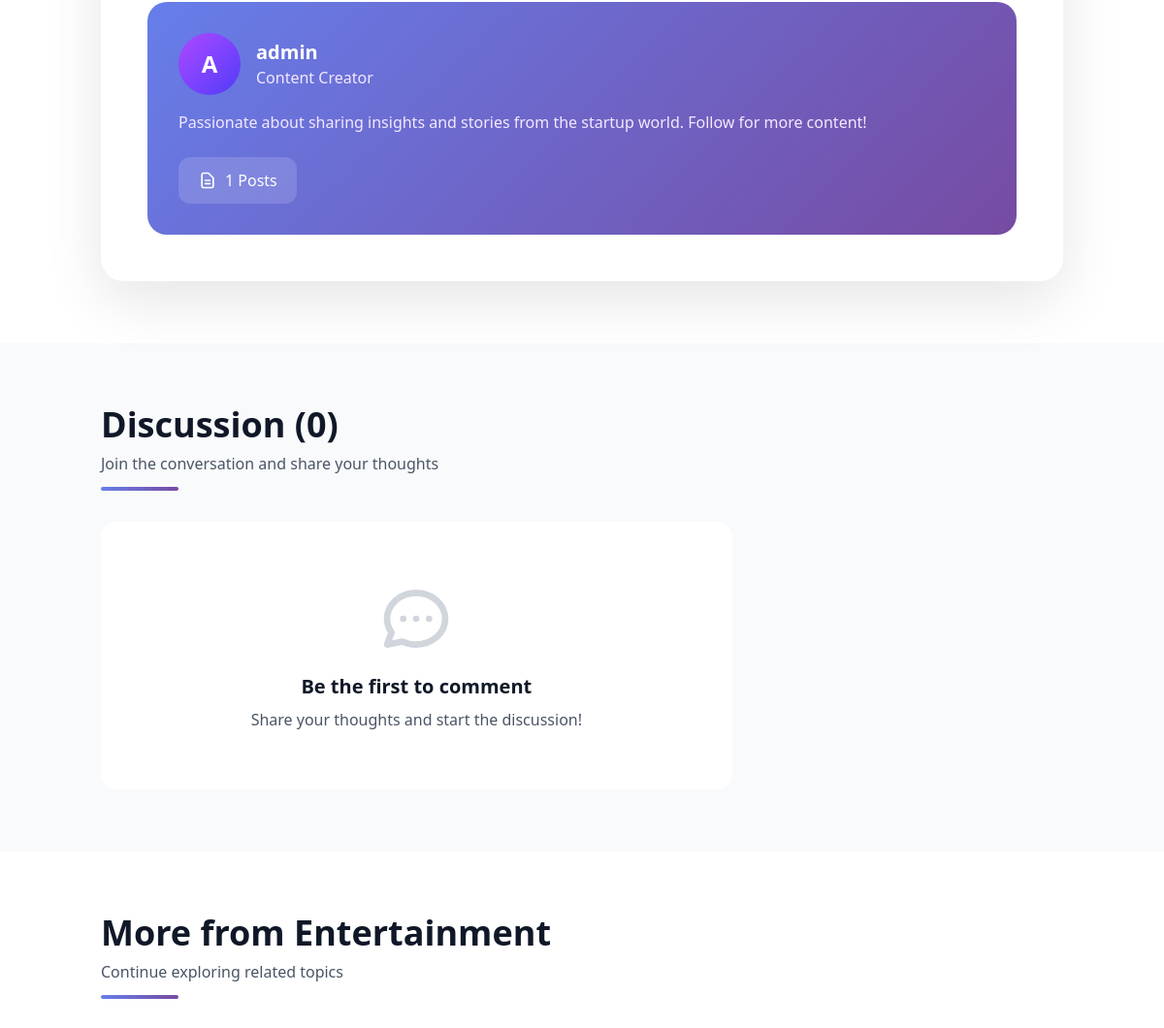
The app's page /detail/7/ (middle part), older data.
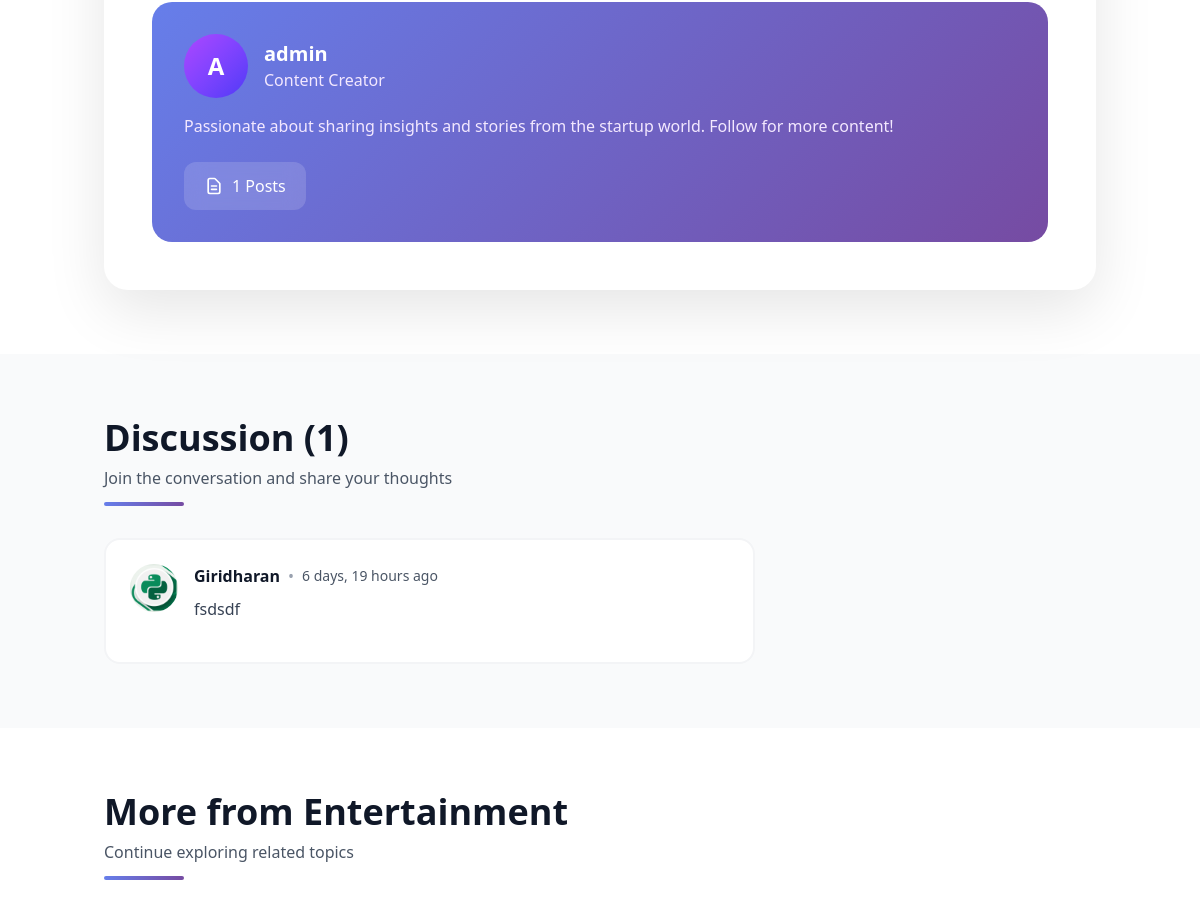
The same page, newer data.
### blog/models.py (models this page shows, shortened)
class Blog(models.Model):
    title = models.CharField(max_length=200)
    content = models.TextField()
    image = models.ImageField(upload_to='blog_images/', blank=True, null=True)
    category = models.ForeignKey(Category, on_delete=models.SET_NULL, null=True)
    author = models.ForeignKey(User, on_delete=models.CASCADE)
    published_date = models.DateTimeField(default=timezone.now)
    created_at = models.DateTimeField(auto_now_add=True)
    updated_at = models.DateTimeField(auto_now=True)

class Category(models.Model):
    name = models.CharField(max_length=100, unique=True)
    class Meta:
        verbose_name_plural = "Categories"

class Comment(models.Model):
    blog = models.ForeignKey(Blog, on_delete=models.CASCADE, related_name='comments')
    author = models.ForeignKey(User, on_delete=models.CASCADE)
    content = models.TextField()
    created_at = models.DateTimeField(auto_now_add=True)

class UserProfile(models.Model):
    user = models.OneToOneField(User, on_delete=models.CASCADE)
    profile_picture = models.ImageField(upload_to='profile_pics/', blank=True, null=True)
    google_id = models.CharField(max_length=100, blank=True, null=True)  # Optional: Store Google user ID
    full_name = models.CharField(max_length=255, blank=True, null=True)  # Optional: Store Google name

### blog/views.py (the view, shortened to what this page needs)
# urls.py: path('detail/<int:id>/', views.blog_detail, name='blog_detail'),
def blog_detail(request, id):
    blog = get_object_or_404(Blog, id=id)
    comments = blog.comments.all()
    related_blogs = Blog.objects.filter(category=blog.category).exclude(id=blog.id)[:3]
    comment_form = CommentForm() if request.user.is_authenticated else None
    return render(request, 'blog/blog_detail.html', {
        'blog': blog,
        'comments': comments,
        'related_blogs': related_blogs,
        'comment_form': comment_form
    })

### blog/templates/blog/blog_detail.html (shortened to what this page needs)
{% extends 'blog/base.html' %}
{% load static %}
{% block content %}
<div class="container mx-auto px-4 pb-16">
    <div class="blog-content-card p-8 lg:p-12 max-w-6xl mx-auto fade-in">
        <div class="author-card">
            <div class="flex items-center gap-4 mb-4">
                <div class="w-16 h-16 rounded-full bg-gradient-to-br from-purple-500 to-indigo-600 flex items-center justify-center text-white font-bold text-2xl">
                    {{ blog.author.username|slice:":1"|upper }}
                </div>
                <div>
                    <h3 class="text-xl font-bold">{{ blog.author.username }}</h3>
                    <p class="text-purple-100">Content Creator</p>
                </div>
            </div>
            <p class="text-purple-100 mb-6">Passionate about sharing insights and stories from the startup world. Follow for more content!</p>
            <div class="flex flex-wrap gap-3">
                <div class="stats-badge">
                    <svg class="w-5 h-5" fill="none" stroke="currentColor" viewBox="0 0 24 24">
                        <path stroke-linecap="round" stroke-linejoin="round" stroke-width="2" d="M9 12h6m-6 4h6m2 5H7a2 2 0 01-2-2V5a2 2 0 012-2h5.586a1 1 0 01.707.293l5.414 5.414a1 1 0 01.293.707V19a2 2 0 01-2 2z"></path>
                    </svg>
                    <span>{{ blog.author.blog_set.count }} Posts</span>
                </div>
            </div>
        </div>
    </div>
</div>
<section class="bg-gray-50 py-16">
    <div class="container mx-auto px-4">
        <div class="max-w-6xl mx-auto">
            <div class="section-header mb-8">
                <h2 class="text-3xl lg:text-4xl font-bold text-gray-900">Discussion ({{ comments|length }})</h2>
                <p class="text-gray-600 mt-2">Join the conversation and share your thoughts</p>
            </div>
            <div class="grid grid-cols-1 lg:grid-cols-3 gap-8">
                <div class="lg:col-span-2 space-y-6">
                    {% for comment in comments %}
                        <div class="comment-card fade-in">
                            <div class="flex items-start gap-4">
                                {% with comment_author_profile=comment.author.userprofile %}
                                    {% if comment_author_profile.profile_picture %}
                                        <img src="{{ comment_author_profile.profile_picture.url }}"
                                             alt="{{ comment.author.username }}"
                                             class="w-12 h-12 rounded-full object-cover flex-shrink-0">
                                    {% else %}
                                        <div class="w-12 h-12 rounded-full bg-gradient-to-br from-purple-500 to-indigo-600 flex items-center justify-center text-white font-bold text-lg flex-shrink-0">
                                            {{ comment.author.username|slice:":1"|upper }}
                                        </div>
                                    {% endif %}
                                {% endwith %}
                                <div class="flex-1">
                                    <div class="flex items-center gap-2 mb-2">
                                        <span class="font-semibold text-gray-900">{{ comment.author.username }}</span>
                                        <span class="text-gray-400">•</span>
                                        <span class="text-sm text-gray-600">{{ comment.created_at|timesince }} ago</span>
                                    </div>
                                    <p class="text-gray-700 leading-relaxed">{{ comment.content }}</p>
                                </div>
                            </div>
                        </div>
                    {% empty %}
                        <div class="empty-state bg-white rounded-2xl">
                            <h3 class="text-xl font-semibold text-gray-900 mb-2">Be the first to comment</h3>
                            <p class="text-gray-600">Share your thoughts and start the discussion!</p>
                        </div>
                    {% endfor %}
                </div>
            </div>
        </div>
    </div>
</section>
<section class="container mx-auto py-16 px-4">
    <div class="max-w-6xl mx-auto">
        <div class="section-header mb-8">
            <h2 class="text-3xl lg:text-4xl font-bold text-gray-900">More from {{ blog.category.name }}</h2>
            <p class="text-gray-600 mt-2">Continue exploring related topics</p>
        </div>
    </div>
</section>
{% endblock %}

### blog/templates/blog/base.html (shortened to what this page needs)
{% load static %}
<!DOCTYPE html>
<html lang="en">
<head>
    <script src="https://cdn.jsdelivr.net/npm/@tailwindcss/browser@4.2.4/dist/index.global.min.js"></script>
</head>
<body class="bg-white text-gray-900">
    {% block content %}
    {% endblock %}
</body>
</html>

### blog/templates/blog/blog_detail.html (style rules this page uses)
.blog-content-card { background: white; border-radius: 24px; box-shadow: 0 20px 60px rgba(0, 0, 0, 0.1); margin-top: -100px; position: relative; z-index: 10; }
.comment-card { background: white; border: 2px solid #f3f4f6; border-radius: 16px; padding: 24px; transition: all 0.3s ease; }
.section-header { position: relative; padding-bottom: 16px; margin-bottom: 32px; }
.section-header::after { content: ''; position: absolute; bottom: 0; left: 0; width: 80px; height: 4px; background: linear-gradient(90deg, #667eea 0%, #764ba2 100%); border-radius: 2px; }
.author-card { background: linear-gradient(135deg, #667eea 0%, #764ba2 100%); border-radius: 20px; padding: 32px; color: white; margin-top: 48px; }
.stats-badge { background: rgba(255, 255, 255, 0.15); backdrop-filter: blur(10px); border-radius: 12px; padding: 12px 20px; display: flex; align-items: center; gap: 8px; }
.fade-in { animation: fadeInUp 0.8s ease-out; }

Row changes from the older to the newer data that the page shows:
added Comment: author.userprofile.profile_picture (picture), author.username "Giridharan", created_at "6 days, 19 hours", content "fsdsdf"
Text that changed along with them:
{{ comments|length }}: "0" → "1"
text no longer shown: "Be the first to comment Share your thoughts and start the discussion!"
